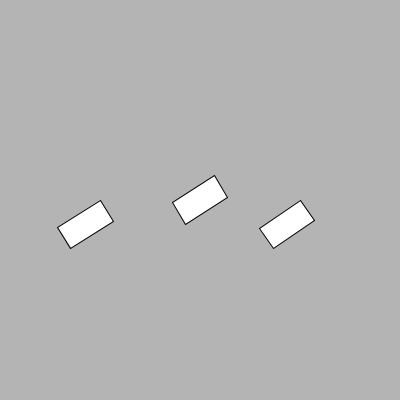
Frame 1 (no input)
Frame 60 (the mouse pressed at the canvas centre just before this capture): identical to frame 1, image omitted
Frame 120 (the mouse held since frame 60 and released just before this capture): identical to frame 1, image omitted

The Processing sketch that drew this single still picture (run headless with seeded random() and noise(); from frame 60 on, the mouse is pressed at the canvas centre):

// Processing sketch: basic_rotation_08
// ── basic_rotation_08.pde
// 07. Basic Rotation
// How to rotate things in Processing

void setup() { 
  size(400, 400);
}

void draw() {
  background(180); 

  // Isolate the thing you want to rotate by putting it between pushMatrix(); and popMatrix();. This isolation does not apply to appearance properties.
  pushMatrix();

  // use translate() to set x and y position. Arguments: (x, y)
  translate(100, 200); 

  // Set rotation. NOTE: this is in radians, not degrees.
  rotate(1);

  // To rotate from origin, set x and y arguments to 0. If you want to offset the shape from the rotation point (think: orbit), then set one of the values to the desired distance.
  rect(0, 0, 25, 50);

  popMatrix();

  // You can change the rotation point for rect using rectMode(). Other shapes (and images) have corresponding 'Mode functions. See reference for details.
  rectMode(CENTER); // CENTER must be all caps.

  pushMatrix();
  translate(200, 200); 
  rotate(1);
  rect(0, 0, 25, 50);
  popMatrix();

  //rectMode() will carry over (even if set inside of pushMatrix popMatrix), so we need to reset the rotation point to the top left.
  rectMode(CORNER); // CORNER must be all caps

  pushMatrix();
  translate(300, 200);
  // If you are more comfortable thinking of angles in degrees, you can use the radians() function to do the conversion for you. Only one argument: (degrees)
  rotate(radians(55)); // 55 degrees
  rect(0, 0, 25, 50);
  popMatrix();
}
